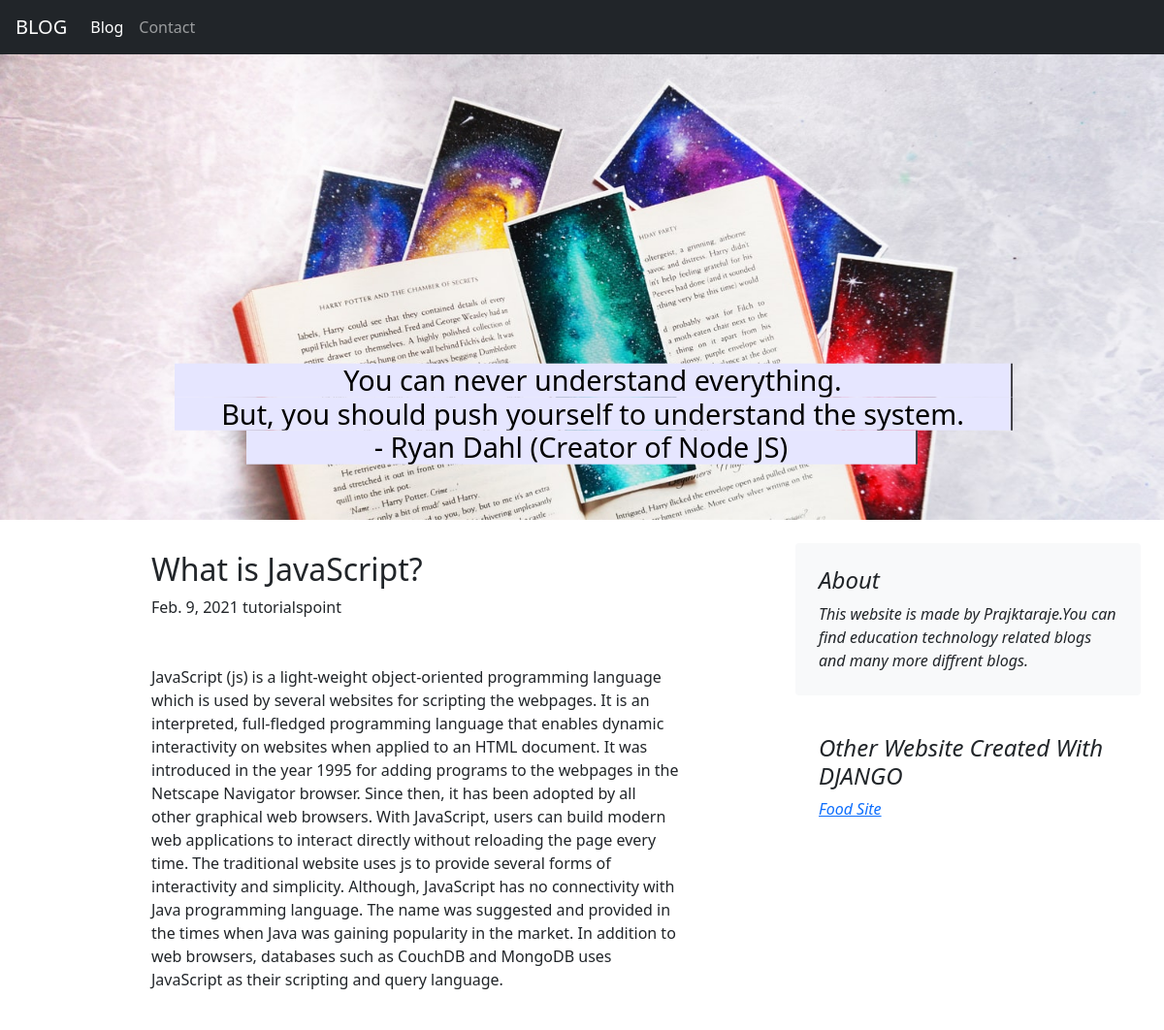
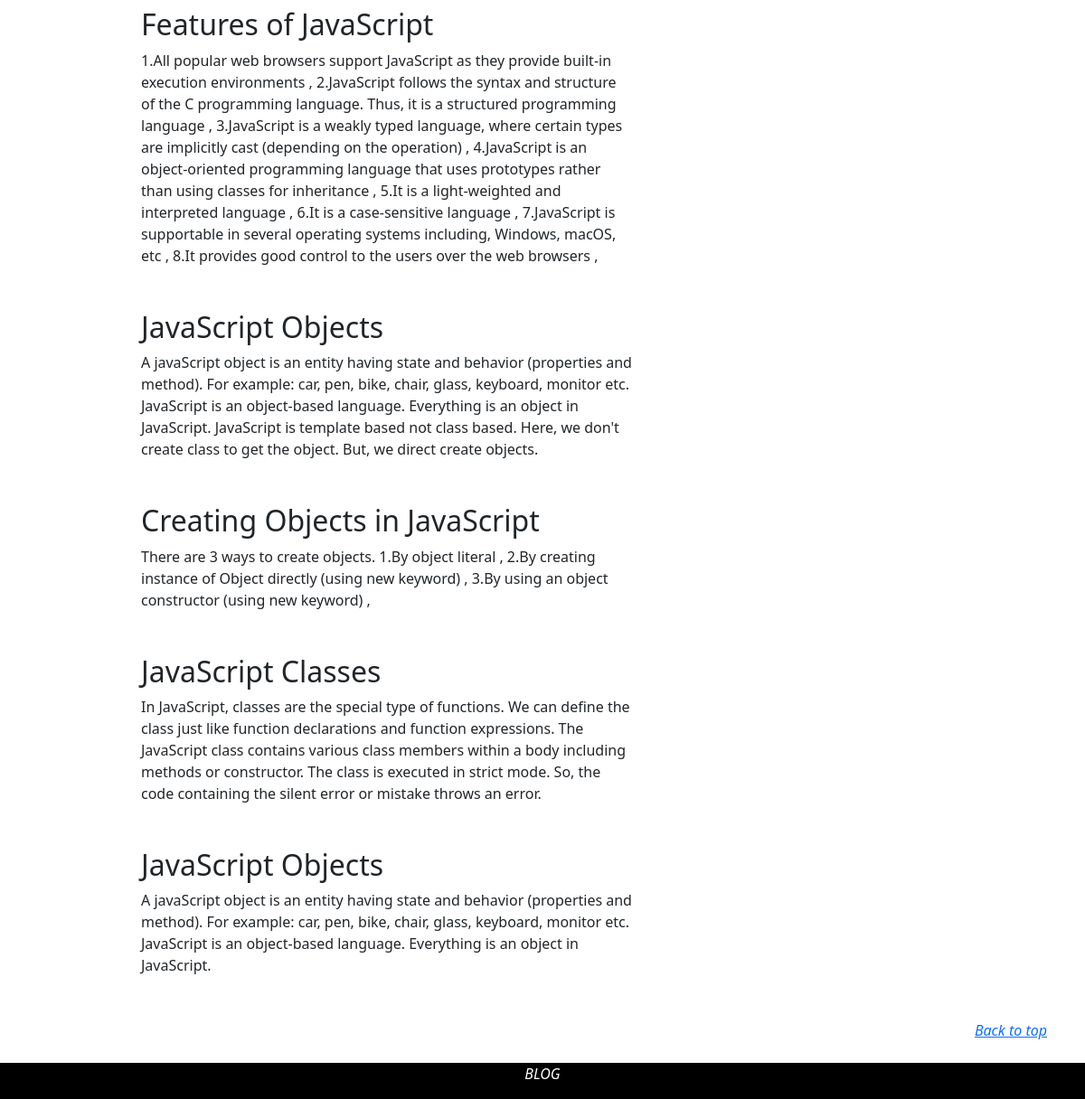
Page /blogpost/8 on the committed database (2 pictures, top to bottom).
### blog/models.py (models this page shows)
class Blogpost(models.Model):
    post_id = models.AutoField(primary_key= True)
    tilte = models.CharField(max_length=50)
    head0 = models.CharField(max_length=500, default="")
    chead0 = models.TextField(max_length=50000, default="")
    head1 = models.CharField(max_length=500, default="")
    chead1 = models.TextField(max_length=50000, default="")
    head2 = models.CharField(max_length=500, default="")
    chead2 = models.TextField(max_length=50000, default="")
    head3 = models.CharField(max_length=500, default="")
    chead3 = models.TextField(max_length=50000, default="")
    head4= models.CharField(max_length=500, default="")
    chead4 = models.TextField(max_length=50000, default="")
    head5 = models.CharField(max_length=500, default="")
    chead5 = models.TextField(max_length=50000, default="")
    pub_date = models.DateField()
    auth=models.CharField(max_length=20,default="")
    thumbnail = models.ImageField(upload_to='blog/images', default="")
    def __str__(self):
        return self.tilte

### blog/views.py (the view)
# urls.py: path("blogpost/<int:id>", views.blogpost, name="blogHome"),
def blogpost(request, id):
    post = Blogpost.objects.filter(post_id = id)[0]
    print(post)
    return render(request, 'blog/blogpost.html',{'post':post})

### blog/templates/blog/blogpost.html (shortened to what this page needs)
{% extends 'blog/basic.html' %} {% block title%}BLOG | BlogPost {%endblock title%} {%block blogactive%} active {%endblock blogactive%} {% block body %}
<div class="container mx-4 mx-5">
    <div class="row mt-4">
        <div class="col-md-8 blog-main">
            <div class="blog-post px-5 mx-5">
                <h2 class="blog-post-title">{{post.head0}}</h2>
                <p class="blog-post-meta mb-5">{{post.pub_date}} {{post.auth}}</p>
                <p class="blog-post-meta mb-5">{{post.chead0}}</p>
                <h2>{{post.head1}}</h2>
                <p class="blog-post-meta mb-5">{{post.chead1}}</p>
                <h2>{{post.head2}}</h2>
                <p class="blog-post-meta mb-5">{{post.chead2}}</p>
                <h2>{{post.head3}}</h2>
                <p class="blog-post-meta mb-5">{{post.chead3}}</p>
                <h2>{{post.head4}}</h2>
                <p class="blog-post-meta mb-5">{{post.chead4}}</p>
                <h2>{{post.head5}}</h2>
                <p class="blog-post-meta mb-5">{{post.chead5}}</p>
            </div>
        </div>
        <aside class="col-md-4 blog-sidebar  ">
            <div class="p-4 mb-3 bg-light rounded">
                <h4 class="font-italic">About</h4>
                <p class="mb-0 "> <em>This website is made by Prajktaraje.You can find education technology related blogs and many more diffrent blogs. </p>
            </div>
            <div class="p-4">
                <h4 class="font-italic">Other Website Created With DJANGO</h4>
                <ol class="list-unstyled">
                    <li><a href="https://foodislove.herokuapp.com/">Food Site </a></li>
                </ol>
            </div>
        </aside>
    </div>
</div>
{% endblock %}

### rows in the picture
Blogpost: head0 "What is JavaScript?", pub_date "Feb. 9, 2021", auth "tutorialspoint", chead0 "JavaScript (js) is a light-weight object-oriented programming language which is used by several websites for scripting the webpages. It is an interpreted, full-fledged programming language that enables dynamic interactivity on websites when applied to an HTML document. It was introduced in the year 1995 for adding programs to the webpages in the Netscape Navigator browser. Since then, it has been adopted by all other graphical web browsers. With JavaScript, users can build modern web applications to interact directly without reloading the page every time. The traditional website uses js to provide several forms of interactivity and simplicity. Although, JavaScript has no connectivity with…", head1 "Features of JavaScript", chead1 "1.All popular web browsers support JavaScript as they provide built-in execution environments , 2.JavaScript follows the syntax and structure of the C programming language. Thus, it is a structured programming language , 3.JavaScript is a weakly typed language, where certain types are implicitly cast (depending on the operation) , 4.JavaScript is an object-oriented programming language that uses prototypes rather than using classes for inheritance , 5.It is a light-weighted and interpreted language , 6.It is a case-sensitive language , 7.JavaScript is supportable in several operating systems including, Windows, macOS, etc , 8.It provides good control to the users over the web browsers ,", head2 "JavaScript Objects", chead2 "A javaScript object is an entity having state and behavior (properties and method). For example: car, pen, bike, chair, glass, keyboard, monitor etc. JavaScript is an object-based language. Everything is an object in JavaScript. JavaScript is template based not class based. Here, we don't create class to get the object. But, we direct create objects.", head3 "Creating Objects in JavaScript", chead3 "There are 3 ways to create objects. 1.By object literal , 2.By creating instance of Object directly (using new keyword) , 3.By using an object constructor (using new keyword) ,", head4 "JavaScript Classes", chead4 "In JavaScript, classes are the special type of functions. We can define the class just like function declarations and function expressions. The JavaScript class contains various class members within a body including methods or constructor. The class is executed in strict mode. So, the code containing the silent error or mistake throws an error.", head5 "JavaScript Objects", chead5 "A javaScript object is an entity having state and behavior (properties and method). For example: car, pen, bike, chair, glass, keyboard, monitor etc. JavaScript is an object-based language. Everything is an object in JavaScript."
